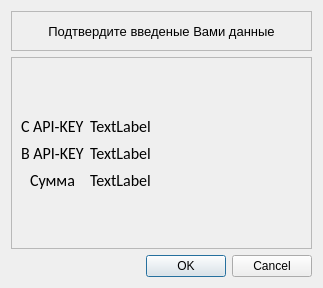
<?xml version="1.0" encoding="UTF-8"?>
<ui version="4.0">
 <class>Dialog</class>
 <widget class="QDialog" name="Dialog">
  <property name="geometry">
   <rect>
    <x>0</x>
    <y>0</y>
    <width>323</width>
    <height>288</height>
   </rect>
  </property>
  <property name="windowTitle">
   <string>Dialog</string>
  </property>
  <layout class="QVBoxLayout" name="verticalLayout">
   <item>
    <widget class="QFrame" name="frame">
     <property name="maximumSize">
      <size>
       <width>16777215</width>
       <height>40</height>
      </size>
     </property>
     <property name="frameShape">
      <enum>QFrame::StyledPanel</enum>
     </property>
     <property name="frameShadow">
      <enum>QFrame::Raised</enum>
     </property>
     <layout class="QHBoxLayout" name="horizontalLayout">
      <item>
       <widget class="QLabel" name="label">
        <property name="font">
         <font>
          <pointsize>10</pointsize>
         </font>
        </property>
        <property name="text">
         <string>Подтвердите введеные Вами данные</string>
        </property>
        <property name="alignment">
         <set>Qt::AlignCenter</set>
        </property>
       </widget>
      </item>
     </layout>
    </widget>
   </item>
   <item>
    <widget class="QFrame" name="frame_2">
     <property name="font">
      <font>
       <family>Calibri</family>
       <pointsize>12</pointsize>
      </font>
     </property>
     <property name="frameShape">
      <enum>QFrame::StyledPanel</enum>
     </property>
     <property name="frameShadow">
      <enum>QFrame::Raised</enum>
     </property>
     <layout class="QHBoxLayout" name="horizontalLayout_2">
      <item>
       <layout class="QFormLayout" name="formLayout">
        <property name="rowWrapPolicy">
         <enum>QFormLayout::DontWrapRows</enum>
        </property>
        <property name="labelAlignment">
         <set>Qt::AlignCenter</set>
        </property>
        <property name="formAlignment">
         <set>Qt::AlignCenter</set>
        </property>
        <item row="0" column="0">
         <widget class="QLabel" name="label_2">
          <property name="text">
           <string>С API-KEY</string>
          </property>
         </widget>
        </item>
        <item row="0" column="1">
         <widget class="QLabel" name="from_key">
          <property name="text">
           <string>TextLabel</string>
          </property>
         </widget>
        </item>
        <item row="1" column="0">
         <widget class="QLabel" name="label_4">
          <property name="text">
           <string>В API-KEY</string>
          </property>
         </widget>
        </item>
        <item row="1" column="1">
         <widget class="QLabel" name="to_key">
          <property name="text">
           <string>TextLabel</string>
          </property>
         </widget>
        </item>
        <item row="2" column="0">
         <widget class="QLabel" name="label_6">
          <property name="text">
           <string>Сумма</string>
          </property>
         </widget>
        </item>
        <item row="2" column="1">
         <widget class="QLabel" name="sum">
          <property name="text">
           <string>TextLabel</string>
          </property>
         </widget>
        </item>
       </layout>
      </item>
     </layout>
    </widget>
   </item>
   <item>
    <widget class="QDialogButtonBox" name="buttonBox">
     <property name="orientation">
      <enum>Qt::Horizontal</enum>
     </property>
     <property name="standardButtons">
      <set>QDialogButtonBox::Cancel|QDialogButtonBox::Ok</set>
     </property>
    </widget>
   </item>
  </layout>
 </widget>
 <resources/>
 <connections>
  <connection>
   <sender>buttonBox</sender>
   <signal>accepted()</signal>
   <receiver>Dialog</receiver>
   <slot>accept()</slot>
   <hints>
    <hint type="sourcelabel">
     <x>248</x>
     <y>254</y>
    </hint>
    <hint type="destinationlabel">
     <x>157</x>
     <y>274</y>
    </hint>
   </hints>
  </connection>
  <connection>
   <sender>buttonBox</sender>
   <signal>rejected()</signal>
   <receiver>Dialog</receiver>
   <slot>reject()</slot>
   <hints>
    <hint type="sourcelabel">
     <x>316</x>
     <y>260</y>
    </hint>
    <hint type="destinationlabel">
     <x>286</x>
     <y>274</y>
    </hint>
   </hints>
  </connection>
 </connections>
</ui>
